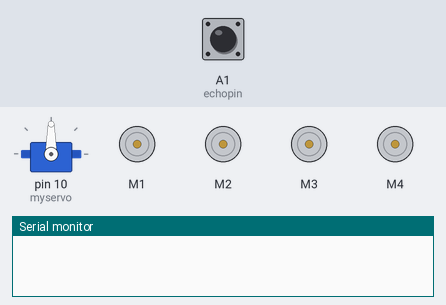
Bench run of a sketch on a simulated Arduino Uno, built with avr-gcc and run on an emulated ATmega328P. On the bench: servo, 4 × DC motor (green arrow = forward, orange = backward, longer = faster), the last lines printed to the serial monitor. The inputs (shaded band) are chosen by the test bench; at power-on: A1 (echopin) LOW.

Above: at 0.1 s.
At 4.7 s:
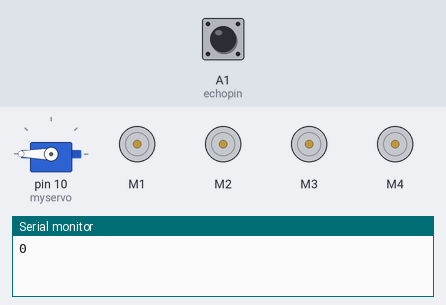
4.8 s: A1 (echopin) pulsed HIGH 2 times (0.12 s each, 0.3 s apart)
At 5.9 s:
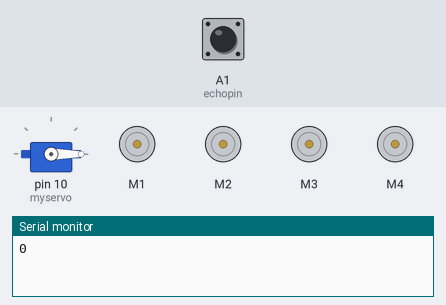
Timing chart, 0 to 24.4 s (numbered marks = the images above; inputs shaded):
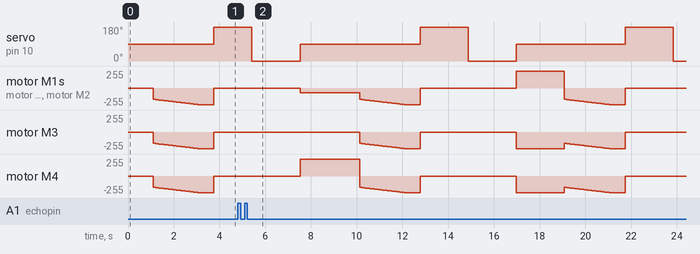

The sketch:

ARDUINO_OBSTACLE_AVOIDING_CAR.ino
```cpp
//ARDUINO OBSTACLE AVOIDING CAR//
// Before uploading the code you have to install the necessary library//
//AFMotor Library https://learn.adafruit.com/adafruit-motor-shield/library-install //
//NewPing Library https://github.com/livetronic/Arduino-NewPing//
//Servo Library https://github.com/arduino-libraries/Servo.git //
// To Install the libraries go to sketch >> Include Library >> Add .ZIP File >> Select the Downloaded ZIP files From the Above links //


#include <AFMotor.h>
//#include <NewPing.h>
#include <Servo.h>

int trigpin = A2;
int echopin = A1;
#define col_dist 30
#define MAX_SPEED 255 // sets speed of DC  motors
#define MAX_SPEED_OFFSET 70

//NewPing sonar(TRIG_PIN, ECHO_PIN, MAX_DISTANCE);

AF_DCMotor leftmotor1(1, MOTOR12_1KHZ);
AF_DCMotor leftmotor2(2, MOTOR12_1KHZ);
AF_DCMotor rightmotor1(3, MOTOR34_1KHZ);
AF_DCMotor rightmotor2(4, MOTOR34_1KHZ);
Servo myservo;

//boolean goesForward=false;
int current_dist = 0;
int speedSet = 0;
int ldst,rdst;
int distance;
long feedback;

void setup() {
Serial.begin(9600);
  myservo.attach(10);
  myservo.write(90);
  pinMode(trigpin,OUTPUT);
    pinMode(echopin,INPUT);

}

void loop() {
  myservo.write(90);
  current_dist= readDistance();
  Serial.println(current_dist);
  if(current_dist < col_dist)
  {
    //moveStop();
    //delay(1000);
    moveBackward();
   }
   else{
    moveForward();
    delay(500);
 }
}


int readDistance() {
  digitalWrite(trigpin,LOW);
  delay(2);
  digitalWrite(trigpin,HIGH);
  delay(100);
  digitalWrite(trigpin,LOW);
  feedback = pulseIn(echopin,HIGH);
  distance = (feedback * 0.034) /2 ;
  return distance;
}

void moveStop() {
  leftmotor1.run(RELEASE);
  leftmotor2.run(RELEASE);
  rightmotor1.run(RELEASE);
  rightmotor2.run(RELEASE);
  }

void moveForward() {

//goesForward=true;
    leftmotor1.run(FORWARD);
    leftmotor2.run(FORWARD);
    rightmotor1.run(FORWARD);
    rightmotor2.run(FORWARD);
   for (speedSet = 170; speedSet < MAX_SPEED; speedSet +=2) // slowly bring the speed up to avoid loading down the batteries too quickly
   {
    leftmotor1.setSpeed(speedSet);
    leftmotor2.setSpeed(speedSet);
    rightmotor1.setSpeed(speedSet);
    rightmotor2.setSpeed(speedSet);
     delay(500);
   }
  }


void moveBackward() {
    leftmotor1.run(BACKWARD);
    leftmotor2.run(BACKWARD);
    rightmotor1.run(BACKWARD);
    rightmotor2.run(BACKWARD);
  for (speedSet = 170; speedSet < MAX_SPEED; speedSet +=2) // slowly bring the speed up to avoid loading down the batteries too quickly
  {
    leftmotor1.setSpeed(speedSet);
    leftmotor2.setSpeed(speedSet);
    rightmotor1.setSpeed(speedSet);
    rightmotor2.setSpeed(speedSet);
    delay(50);
  }
  delay(500);
  changePath();
}

void turnRight() {
  leftmotor1.run(FORWARD);
  leftmotor2.run(FORWARD);
  rightmotor1.run(BACKWARD);
  rightmotor2.run(BACKWARD);
  rightmotor1.setSpeed(MAX_SPEED_OFFSET);
  rightmotor2.setSpeed(MAX_SPEED_OFFSET);
  delay(1500);
  //leftmotor1.run(FORWARD);
  //leftmotor2.run(FORWARD);
  //rightmotor1.run(FORWARD);
  //rightmotor2.run(FORWARD);
}

void turnLeft() {
  leftmotor1.run(BACKWARD);
  leftmotor2.run(BACKWARD);
  rightmotor2.run(FORWARD);
  rightmotor2.run(FORWARD);
  leftmotor1.setSpeed(MAX_SPEED_OFFSET);
  leftmotor2.setSpeed(MAX_SPEED_OFFSET);
  delay(1500);
  //rightmotor1.run(FORWARD);
  //rightmotor2.run(FORWARD);
}
void   changePath(){
  moveStop();
      myservo.write(180);
      delay(500);
      ldst = readDistance();
      delay(500);
    myservo.write(0);
    delay(500);
    rdst = readDistance();
    delay(500);
    myservo.write(90);
    //delay(100);
    compareDistance();
  }
void compareDistance(){
  if(rdst>ldst){
  turnRight();
  }
  else if(ldst>rdst){
  turnLeft();
  }
  else{
    turnAround();
    //delay(500);
    }
  }
void     turnAround(){
   leftmotor1.run(FORWARD);
  leftmotor2.run(FORWARD);
  rightmotor1.run(BACKWARD);
  rightmotor2.run(BACKWARD);
  delay(1000);
  }
```
